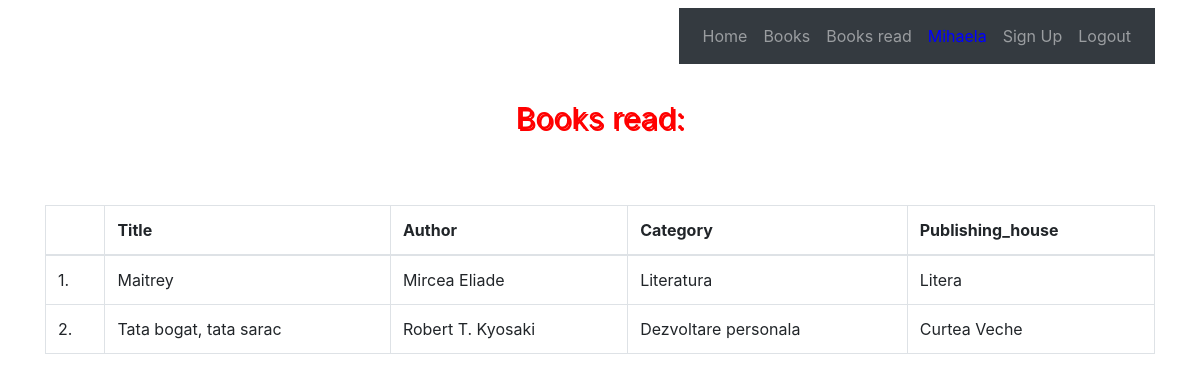
/book/book_read/ (signed in), run on an earlier commit of the app's database.
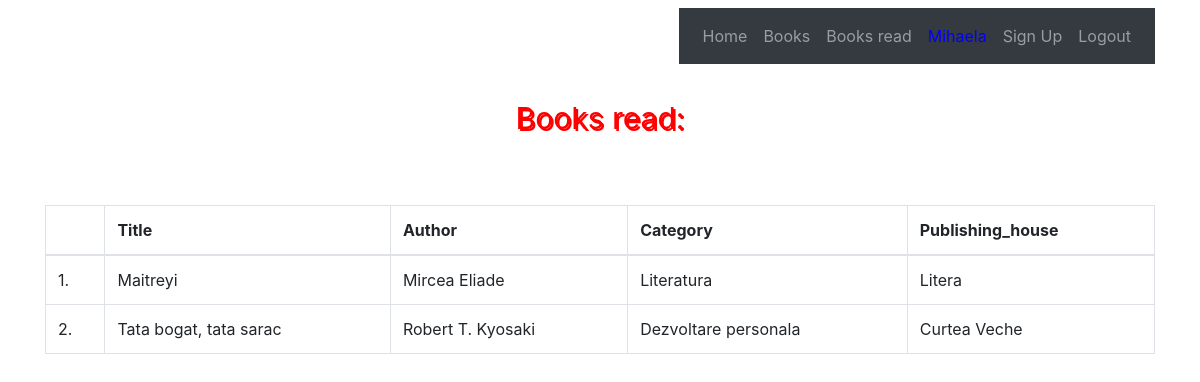
And on a later commit of the database.
### catalog/models.py (models this page shows, shortened)
class Book_read(models.Model):
    book = models.ForeignKey(Book, on_delete=models.CASCADE)
    user = models.ForeignKey(User, on_delete=models.CASCADE)

class Book(models.Model):
    category_choices = (('Literatura', 'Literatura'), ('Economie', 'Economie'), ('Dezvoltare personala', 'Dezvoltare personala'))
    publishing_choices = (('Litera', 'Litera'), ('Nemira', 'Nemira'), ('Curtea Veche', 'Curtea veche'))
    title = models.CharField(max_length=100)
    author = models.CharField(max_length=100)
    category = models.CharField(max_length=30, choices=category_choices)
    publishing_house =models.CharField(max_length=100, choices=publishing_choices)

### catalog/views.py (the view)
# urls.py: path('book_read/', views.ListBookRead.as_view(), name='read'),
class ListBookRead(LoginRequiredMixin, ListView):
    model = Book_read
    template_name = 'catalog/books_read.html'
    context_object_name = 'books_read'

### Templates/catalog/books_read.html (shortened to what this page needs)
{% extends 'base.html' %}
{% block content %}
{% load static %}
<br>
<p class="text_read">
    Books read:
</p>
<br>
<br>
<table class="table table-hover table-bordered">
        <thead>
            <th></th>
            <th>Title</th>
            <th>Author</th>
            <th>Category</th>
            <th>Publishing_house</th>
        </thead>
    <tbody>
    {% for item in books_read %}
            <tr>
                <td>{{ forloop.counter }}.</td>
                <td> {{ item.book.title }}</td>
                <td> {{ item.book.author }}</td>
                <td> {{ item.book.category}}</td>
                <td> {{ item.book.publishing_house}}</td>
        {% endfor %}
    </tbody>
{% endblock %}

What changed in the data, as far as the page shows it:
changed through a linked row, Book_read "Mircea Eliade": book "Maitrey" → "Maitreyi"
